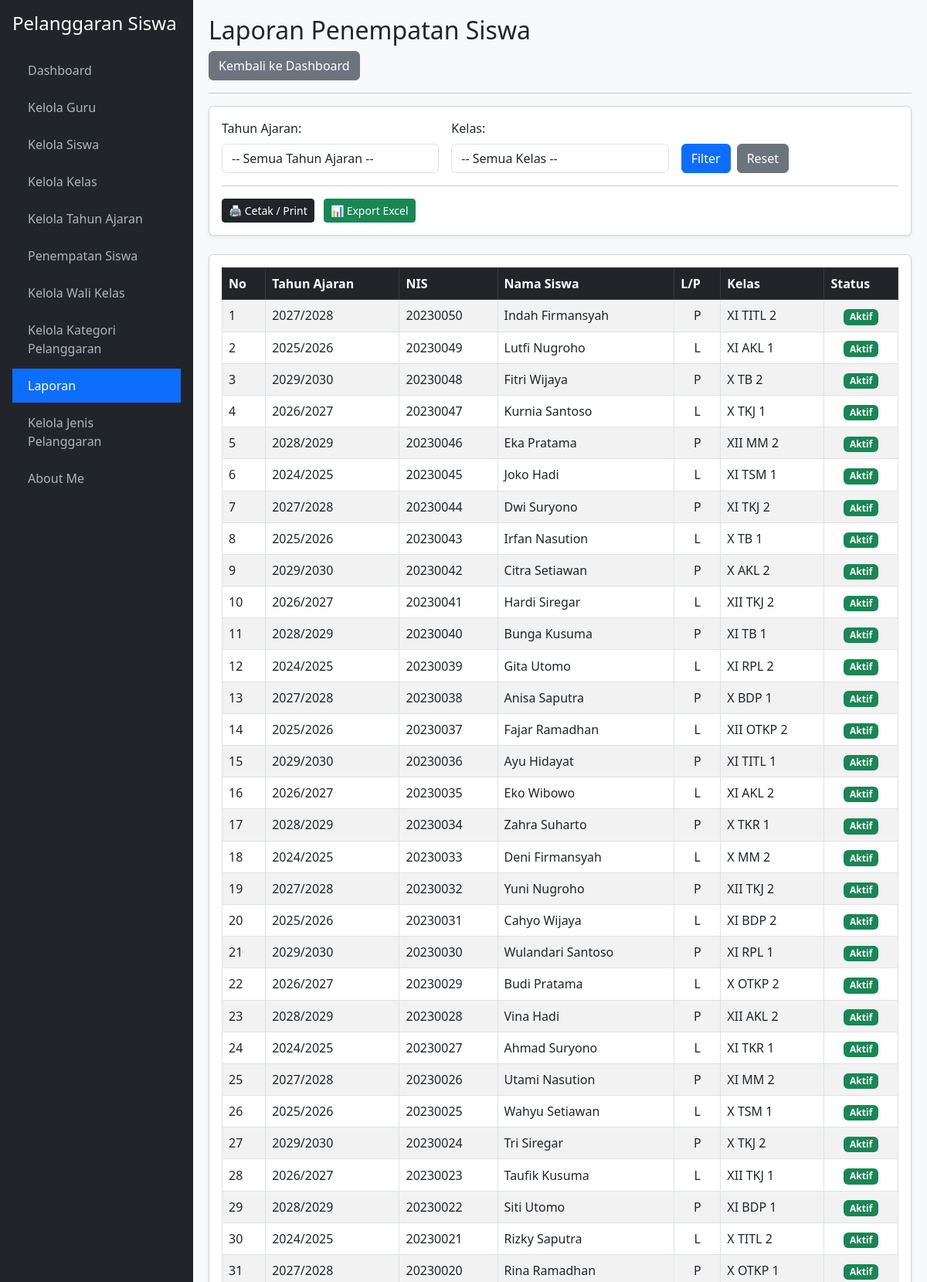
The app's page /laporan.php (signed in, upper part) with its own data.
### tables this page shows
CREATE TABLE `t_kelas_siswa` (
  `id` int(11) NOT NULL,
  `siswa_id` int(11) NOT NULL,
  `tahun_ajaran_id` int(11) NOT NULL,
  `kelas_id` int(11) NOT NULL,
  `tanggal_mulai` date DEFAULT NULL,
  `tanggal_selesai` date DEFAULT NULL,
  `status_aktif` tinyint(1) DEFAULT 1,
  `created_at` timestamp NULL DEFAULT NULL,
  `updated_at` timestamp NULL DEFAULT NULL
);

CREATE TABLE `t_tahun_ajaran` (
  `id` int(11) NOT NULL,
  `nama` varchar(20) NOT NULL,
  `tanggal_mulai` date DEFAULT NULL,
  `tanggal_selesai` date DEFAULT NULL,
  `status_aktif` tinyint(1) DEFAULT 1,
  `created_at` timestamp NULL DEFAULT NULL,
  `updated_at` timestamp NULL DEFAULT NULL
);

CREATE TABLE `t_siswa` (
  `id` int(11) NOT NULL,
  `nis` varchar(30) NOT NULL,
  `nisn` varchar(20) DEFAULT NULL,
  `nama` varchar(150) NOT NULL,
  `jenis_kelamin` char(1) DEFAULT NULL,
  `tanggal_lahir` date DEFAULT NULL,
  `alamat` text DEFAULT NULL,
  `status_aktif` tinyint(1) DEFAULT 1,
  `created_at` timestamp NULL DEFAULT NULL,
  `updated_at` timestamp NULL DEFAULT NULL
);

CREATE TABLE `t_kelas` (
  `id` int(11) NOT NULL,
  `nama` varchar(100) NOT NULL,
  `tingkat` varchar(20) DEFAULT NULL,
  `jurusan` varchar(100) DEFAULT NULL,
  `status_aktif` tinyint(1) DEFAULT 1,
  `created_at` timestamp NULL DEFAULT NULL,
  `updated_at` timestamp NULL DEFAULT NULL
);

### laporan.php (the view, shortened to what this page needs)
<?php
require_once 'koneksi.php';
$action   = $_GET['action'] ?? '';
$where = [];
$sqlWhere = $where ? "WHERE " . implode(" AND ", $where) : "";
$query = "SELECT ks.*, s.nis, s.nama AS nama_siswa, s.jenis_kelamin, k.nama AS nama_kelas, ta.nama AS nama_tahun
          FROM t_kelas_siswa ks
          JOIN t_siswa s ON ks.siswa_id = s.id
          JOIN t_kelas k ON ks.kelas_id = k.id
          JOIN t_tahun_ajaran ta ON ks.tahun_ajaran_id = ta.id
          $sqlWhere ORDER BY ks.id DESC";
$data = mysqli_query($koneksi, $query);
?>
<!DOCTYPE html>
<html lang="id">
<head>
    <link href="https://cdn.jsdelivr.net/npm/bootstrap@5.3.0/dist/css/bootstrap.min.css" rel="stylesheet">
</head>
<body <?= $action == 'print' ? 'onload="window.print()"' : '' ?>>
    <div class="sidebar d-flex flex-column p-3">
        <h4 class="text-white mb-4">Pelanggaran Siswa</h4>
        <ul class="nav nav-pills flex-column mb-auto">
            <li class="nav-item mb-1"><a href="dashboard.php">Dashboard</a></li>
            <li class="nav-item mb-1"><a href="kelola_guru.php">Kelola Guru</a></li>
            <li class="nav-item mb-1"><a href="kelola_siswa.php">Kelola Siswa</a></li>
            <li class="nav-item mb-1"><a href="kelola_kelas.php">Kelola Kelas</a></li>
            <li class="nav-item mb-1"><a href="kelola_tahun_ajaran.php">Kelola Tahun Ajaran</a></li>
            <li class="nav-item mb-1"><a href="penempatan_siswa.php">Penempatan Siswa</a></li>
            <li class="nav-item mb-1"><a href="kelola_wali_kelas.php">Kelola Wali Kelas</a></li>
            <li class="nav-item mb-1"><a href="kelola_kategori_pelanggaran.php">Kelola Kategori Pelanggaran</a></li>
            <li class="nav-item mb-1"><a href="laporan.php" class="active">Laporan</a></li>
            <li class="nav-item mb-1"><a href="kelola_jenis_pelanggaran.php">Kelola Jenis Pelanggaran</a></li>
            <li class="nav-item mb-1"><a href="about_me.php">About Me</a></li>
        </ul>
    </div>
    <div class="main-content">
        <h2>Laporan Penempatan Siswa</h2>
            <div class="mb-3">
        <a href="dashboard.php" class="btn btn-secondary">
            Kembali ke Dashboard
        </a>
        <hr>
        <div class="card shadow-sm mb-4 no-print">
            <div class="card-body">
                <form method="GET" class="row g-3">
                    <div class="col-md-4">
                        <label class="form-label">Tahun Ajaran:</label>
                        <select name="tahun_id" class="form-control">
                            <option value="">-- Semua Tahun Ajaran --</option>
                        </select>
                    </div>
                    <div class="col-md-4">
                        <label class="form-label">Kelas:</label>
                        <select name="kelas_id" class="form-control">
                            <option value="">-- Semua Kelas --</option>
                        </select>
                    </div>
                    <div class="col-md-4 d-flex align-items-end">
                        <button type="submit" class="btn btn-primary me-2">Filter</button>
                        <a href="laporan.php" class="btn btn-secondary">Reset</a>
                    </div>
                </form>
                <hr>
                <div>
                    <a href="laporan.php?<?= http_build_query(array_merge($_GET, ['action'=>'print'])) ?>" target="_blank" class="btn btn-dark btn-sm">🖨️ Cetak / Print</a>
                    <a href="laporan.php?<?= http_build_query(array_merge($_GET, ['action'=>'excel'])) ?>" class="btn btn-success btn-sm ms-2">📊 Export Excel</a>
                </div>
            </div>
        </div>
        <div class="card shadow-sm mb-4">
            <div class="card-body">
                <table class="table table-bordered table-striped align-middle">
                    <thead class="table-dark">
                        <tr>
                            <th>No</th>
                            <th>Tahun Ajaran</th>
                            <th>NIS</th>
                            <th>Nama Siswa</th>
                            <th>L/P</th>
                            <th>Kelas</th>
                            <th>Status</th>
                        </tr>
                    </thead>
                    <tbody>
                        <?php if (mysqli_num_rows($data) > 0): ?>
                            <?php $no=1; while($r = mysqli_fetch_assoc($data)): ?>
                            <tr>
                                <td><?= $no++; ?></td>
                                <td><?= $r['nama_tahun']; ?></td>
                                <td><?= $r['nis']; ?></td>
                                <td><?= $r['nama_siswa']; ?></td>
                                <td class="text-center"><?= $r['jenis_kelamin']; ?></td>
                                <td><?= $r['nama_kelas']; ?></td>
                                <td class="text-center">
                                    <?= $r['status_aktif'] == 1 ? '<span class="badge bg-success">Aktif</span>' : '<span class="badge bg-secondary">Tidak Aktif</span>'; ?>
                                </td>
                            </tr>
                            <?php endwhile; ?>
                        <?php else: ?>
                            <tr>
                                <td colspan="7" class="text-center">Tidak ada data laporan.</td>
                            </tr>
                        <?php endif; ?>
                    </tbody>
                </table>
            </div>
        </div>
    </div>
</body>
</html>

### laporan.php (style rules this page uses)
body { background-color: #f8f9fa; overflow: hidden; }
.sidebar { min-height: 100vh; background-color: #212529; color: #fff; position: fixed; width: 250px; top: 0; left: 0; overflow-y: auto; z-index: 1000; }
.sidebar a { color: #adb5bd; text-decoration: none; display: block; padding: 10px 20px; }
.sidebar a:hover, .sidebar a.active { color: #fff; background-color: #0d6efd; }
.main-content { margin-left: 250px; height: 100vh; overflow-y: auto; padding: 20px; }

### records on screen
t_kelas_siswa: tahun_ajaran.nama "2027/2028", siswa.nis "20230050", siswa.nama "Indah Firmansyah", siswa.jenis_kelamin "P", kelas.nama "XI TITL 2", status_aktif "Aktif"
t_kelas_siswa: tahun_ajaran.nama "2025/2026", siswa.nis "20230049", siswa.nama "Lutfi Nugroho", siswa.jenis_kelamin "L", kelas.nama "XI AKL 1", status_aktif "Aktif"
t_kelas_siswa: tahun_ajaran.nama "2029/2030", siswa.nis "20230048", siswa.nama "Fitri Wijaya", siswa.jenis_kelamin "P", kelas.nama "X TB 2", status_aktif "Aktif"
t_kelas_siswa: tahun_ajaran.nama "2026/2027", siswa.nis "20230047", siswa.nama "Kurnia Santoso", siswa.jenis_kelamin "L", kelas.nama "X TKJ 1", status_aktif "Aktif"
t_kelas_siswa: tahun_ajaran.nama "2028/2029", siswa.nis "20230046", siswa.nama "Eka Pratama", siswa.jenis_kelamin "P", kelas.nama "XII MM 2", status_aktif "Aktif"
t_kelas_siswa: tahun_ajaran.nama "2024/2025", siswa.nis "20230045", siswa.nama "Joko Hadi", siswa.jenis_kelamin "L", kelas.nama "XI TSM 1", status_aktif "Aktif"
t_kelas_siswa: tahun_ajaran.nama "2027/2028", siswa.nis "20230044", siswa.nama "Dwi Suryono", siswa.jenis_kelamin "P", kelas.nama "XI TKJ 2", status_aktif "Aktif"
t_kelas_siswa: tahun_ajaran.nama "2025/2026", siswa.nis "20230043", siswa.nama "Irfan Nasution", siswa.jenis_kelamin "L", kelas.nama "X TB 1", status_aktif "Aktif"
t_kelas_siswa: tahun_ajaran.nama "2029/2030", siswa.nis "20230042", siswa.nama "Citra Setiawan", siswa.jenis_kelamin "P", kelas.nama "X AKL 2", status_aktif "Aktif"
t_kelas_siswa: tahun_ajaran.nama "2026/2027", siswa.nis "20230041", siswa.nama "Hardi Siregar", siswa.jenis_kelamin "L", kelas.nama "XII TKJ 2", status_aktif "Aktif"
t_kelas_siswa: tahun_ajaran.nama "2028/2029", siswa.nis "20230040", siswa.nama "Bunga Kusuma", siswa.jenis_kelamin "P", kelas.nama "XI TB 1", status_aktif "Aktif"
t_kelas_siswa: tahun_ajaran.nama "2024/2025", siswa.nis "20230039", siswa.nama "Gita Utomo", siswa.jenis_kelamin "L", kelas.nama "XI RPL 2", status_aktif "Aktif"
t_kelas_siswa: tahun_ajaran.nama "2027/2028", siswa.nis "20230038", siswa.nama "Anisa Saputra", siswa.jenis_kelamin "P", kelas.nama "X BDP 1", status_aktif "Aktif"
t_kelas_siswa: tahun_ajaran.nama "2025/2026", siswa.nis "20230037", siswa.nama "Fajar Ramadhan", siswa.jenis_kelamin "L", kelas.nama "XII OTKP 2", status_aktif "Aktif"
t_kelas_siswa: tahun_ajaran.nama "2029/2030", siswa.nis "20230036", siswa.nama "Ayu Hidayat", siswa.jenis_kelamin "P", kelas.nama "XI TITL 1", status_aktif "Aktif"
t_kelas_siswa: tahun_ajaran.nama "2026/2027", siswa.nis "20230035", siswa.nama "Eko Wibowo", siswa.jenis_kelamin "L", kelas.nama "XI AKL 2", status_aktif "Aktif"
t_kelas_siswa: tahun_ajaran.nama "2028/2029", siswa.nis "20230034", siswa.nama "Zahra Suharto", siswa.jenis_kelamin "P", kelas.nama "X TKR 1", status_aktif "Aktif"
t_kelas_siswa: tahun_ajaran.nama "2024/2025", siswa.nis "20230033", siswa.nama "Deni Firmansyah", siswa.jenis_kelamin "L", kelas.nama "X MM 2", status_aktif "Aktif"
t_kelas_siswa: tahun_ajaran.nama "2027/2028", siswa.nis "20230032", siswa.nama "Yuni Nugroho", siswa.jenis_kelamin "P", kelas.nama "XII TKJ 2", status_aktif "Aktif"
t_kelas_siswa: tahun_ajaran.nama "2025/2026", siswa.nis "20230031", siswa.nama "Cahyo Wijaya", siswa.jenis_kelamin "L", kelas.nama "XI BDP 2", status_aktif "Aktif"
t_kelas_siswa: tahun_ajaran.nama "2029/2030", siswa.nis "20230030", siswa.nama "Wulandari Santoso", siswa.jenis_kelamin "P", kelas.nama "XI RPL 1", status_aktif "Aktif"
t_kelas_siswa: tahun_ajaran.nama "2026/2027", siswa.nis "20230029", siswa.nama "Budi Pratama", siswa.jenis_kelamin "L", kelas.nama "X OTKP 2", status_aktif "Aktif"
t_kelas_siswa: tahun_ajaran.nama "2028/2029", siswa.nis "20230028", siswa.nama "Vina Hadi", siswa.jenis_kelamin "P", kelas.nama "XII AKL 2", status_aktif "Aktif"
t_kelas_siswa: tahun_ajaran.nama "2024/2025", siswa.nis "20230027", siswa.nama "Ahmad Suryono", siswa.jenis_kelamin "L", kelas.nama "XI TKR 1", status_aktif "Aktif"
t_kelas_siswa: tahun_ajaran.nama "2027/2028", siswa.nis "20230026", siswa.nama "Utami Nasution", siswa.jenis_kelamin "P", kelas.nama "XI MM 2", status_aktif "Aktif"
t_kelas_siswa: tahun_ajaran.nama "2025/2026", siswa.nis "20230025", siswa.nama "Wahyu Setiawan", siswa.jenis_kelamin "L", kelas.nama "X TSM 1", status_aktif "Aktif"
t_kelas_siswa: tahun_ajaran.nama "2029/2030", siswa.nis "20230024", siswa.nama "Tri Siregar", siswa.jenis_kelamin "P", kelas.nama "X TKJ 2", status_aktif "Aktif"
t_kelas_siswa: tahun_ajaran.nama "2026/2027", siswa.nis "20230023", siswa.nama "Taufik Kusuma", siswa.jenis_kelamin "L", kelas.nama "XII TKJ 1", status_aktif "Aktif"
t_kelas_siswa: tahun_ajaran.nama "2028/2029", siswa.nis "20230022", siswa.nama "Siti Utomo", siswa.jenis_kelamin "P", kelas.nama "XI BDP 1", status_aktif "Aktif"
t_kelas_siswa: tahun_ajaran.nama "2024/2025", siswa.nis "20230021", siswa.nama "Rizky Saputra", siswa.jenis_kelamin "L", kelas.nama "X TITL 2", status_aktif "Aktif"
t_kelas_siswa: tahun_ajaran.nama "2027/2028", siswa.nis "20230020", siswa.nama "Rina Ramadhan", siswa.jenis_kelamin "P", kelas.nama "X OTKP 1", status_aktif "Aktif"
